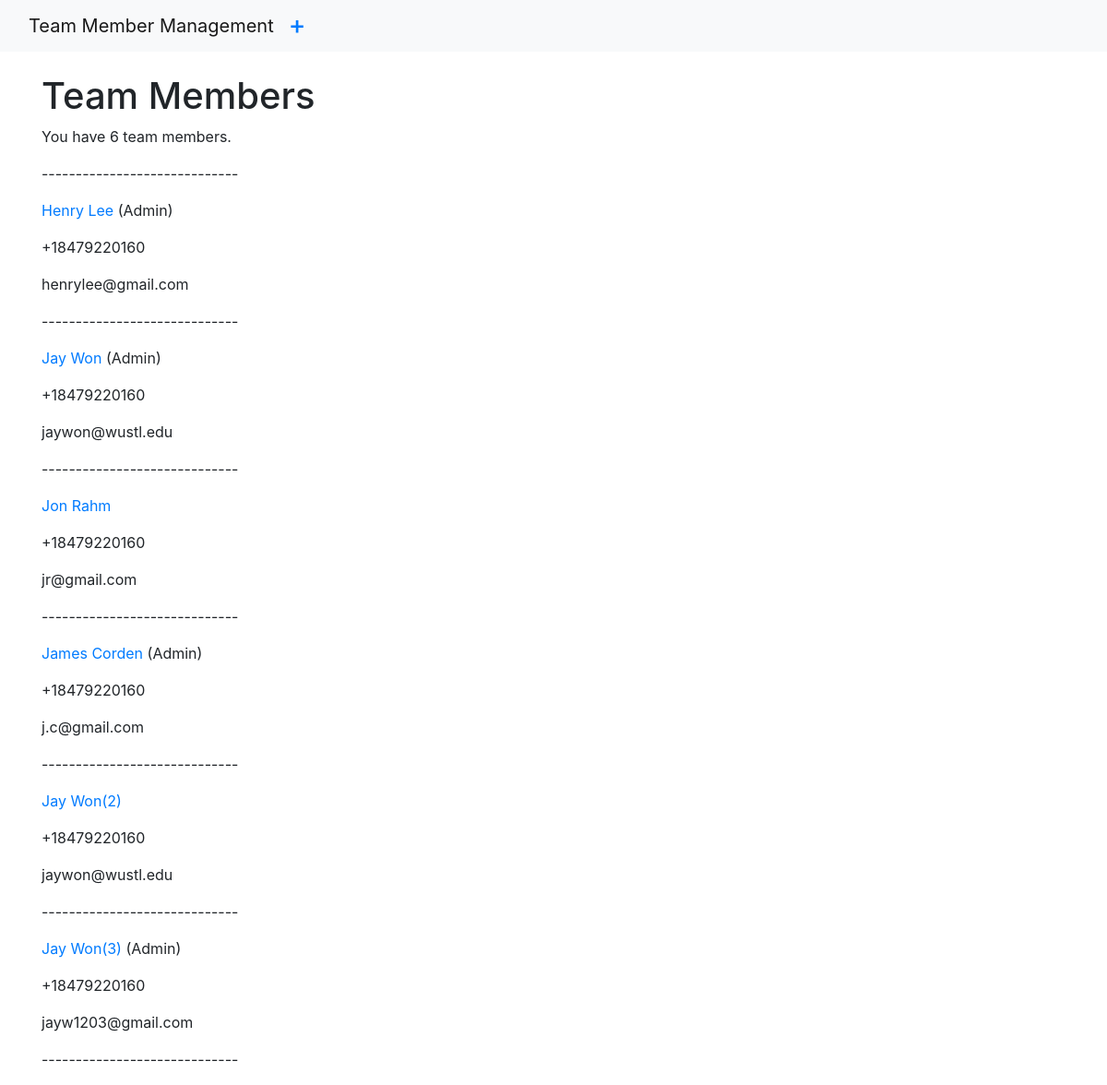
The page / on the database its author committed.
### teamMember/models.py (models this page shows, shortened)
class teamMember(models.Model):
    FirstName = models.CharField(max_length=255)
    LastName = models.CharField(max_length=255)
    Email = models.EmailField(max_length=255)
    PhoneNumber = PhoneNumberField()
    TYPE_SELECT = (
        ('Admin', 'Admin'),
        ('Regular', 'Regular'),
    )
    Role = models.CharField(max_length=11, choices=TYPE_SELECT)

### teamMember/views.py (the view)
# urls.py: path('', ListMembersView.as_view(), name='list'),
class ListMembersView(ListView):
    model = teamMember #from model we created in model.py
    template_name = 'list.html'

### teamMember/templates/list.html (shortened to what this page needs)
{% extends 'base.html' %}
{% block content %}
<!DOCTYPE html>
<html>
<head>
</head>
<body>
    <h1>Team Members</h1>
    <p> You have {{object_list.count}} team members.</p>
    <p>-----------------------------</p>
    {% for member in object_list %}
        <p><a href="{% url 'edit' member.id %}">{{ member.FirstName }} {{ member.LastName }} </a>
            {% if member.Role == "Admin" %}
                ({{ member.Role }})
            {% endif %}
        </p>
        <p>{{ member.PhoneNumber }}</p>
        <p>{{ member.Email }}</p>
        <p>-----------------------------</p>
    {% endfor %}
</body>
</html>
{% endblock %}

### teamMember/templates/base.html (shortened to what this page needs)
<!doctype html>
<html lang="en">
  <head>
    <link rel="stylesheet" href="https://stackpath.bootstrapcdn.com/bootstrap/4.3.1/css/bootstrap.min.css">
  </head>
  <body>
    <nav class="navbar navbar-expand-lg navbar-light bg-light">
        <div class="container-fluid">
          <a class="navbar-brand" href="{% url 'list' %}">Team Member Management</a>
          <div class="collapse navbar-collapse" id="navbarSupportedContent">
            <ul class="navbar-nav me-auto mb-2 mb-lg-0">
              <li class="nav-item">
                <a class="h3" href="{% url 'add' %}">+</a>
              </li>
            </ul>
          </div>
        </div>
      </nav>
    <br/>
    <div class="container">
    {% block content %}
    {% endblock %}
    </div>
  </body>
</html>

### rows shown on the page
teamMember: FirstName "Henry", LastName "Lee", Role "Admin", PhoneNumber "+18479220160", Email "henrylee@gmail.com"
teamMember: FirstName "Jay", LastName "Won", Role "Admin", PhoneNumber "+18479220160", Email "jaywon@wustl.edu"
teamMember: FirstName "Jon", LastName "Rahm", PhoneNumber "+18479220160", Email "jr@gmail.com"
teamMember: FirstName "James", LastName "Corden", Role "Admin", PhoneNumber "+18479220160", Email "j.c@gmail.com"
teamMember: FirstName "Jay", LastName "Won(2)", PhoneNumber "+18479220160", Email "jaywon@wustl.edu"
teamMember: FirstName "Jay", LastName "Won(3)", Role "Admin", PhoneNumber "+18479220160", Email "jayw1203@gmail.com"

### other values the page prints
{{ object_list.count }} "6"
